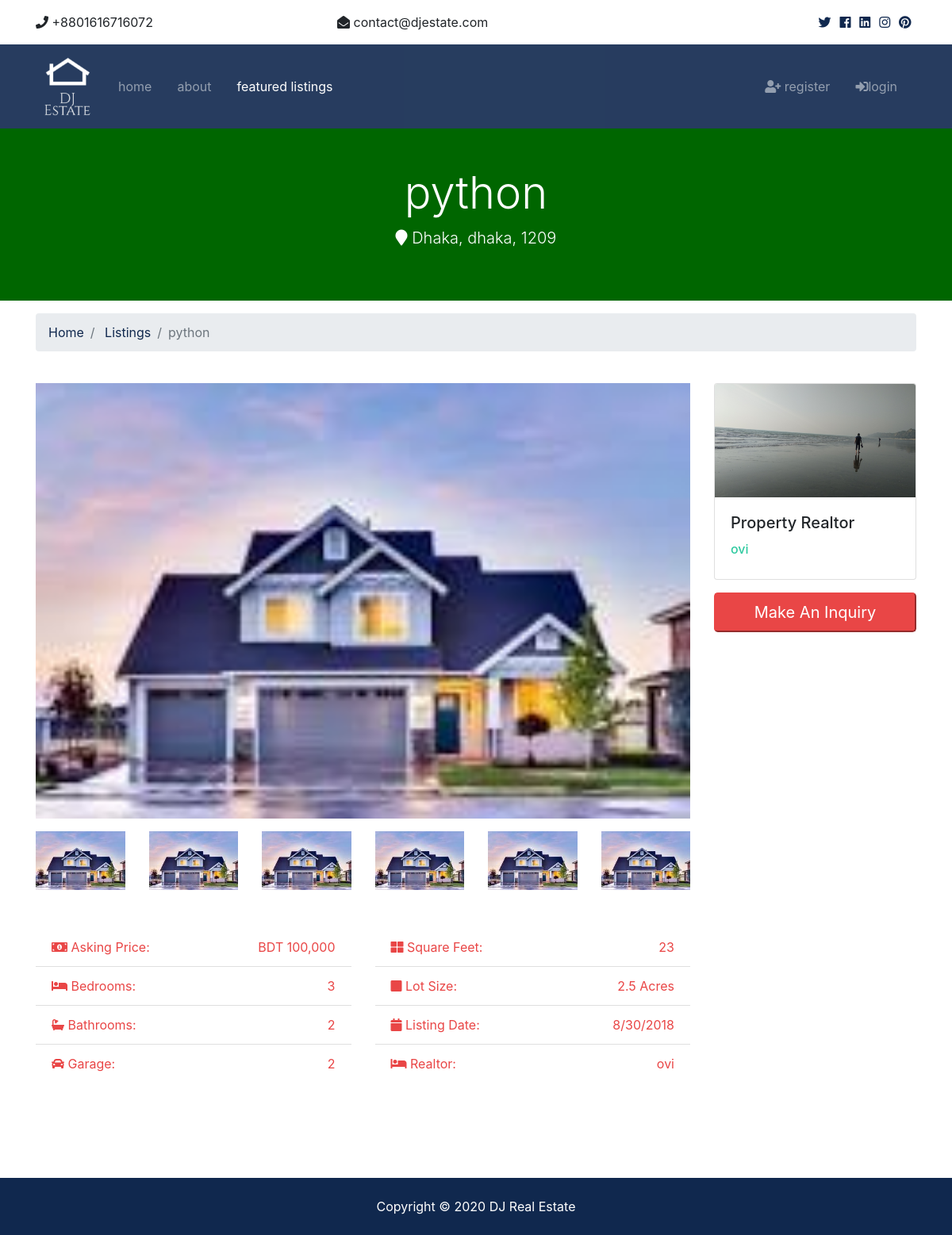
Page /Listings/5 on the earlier database version.
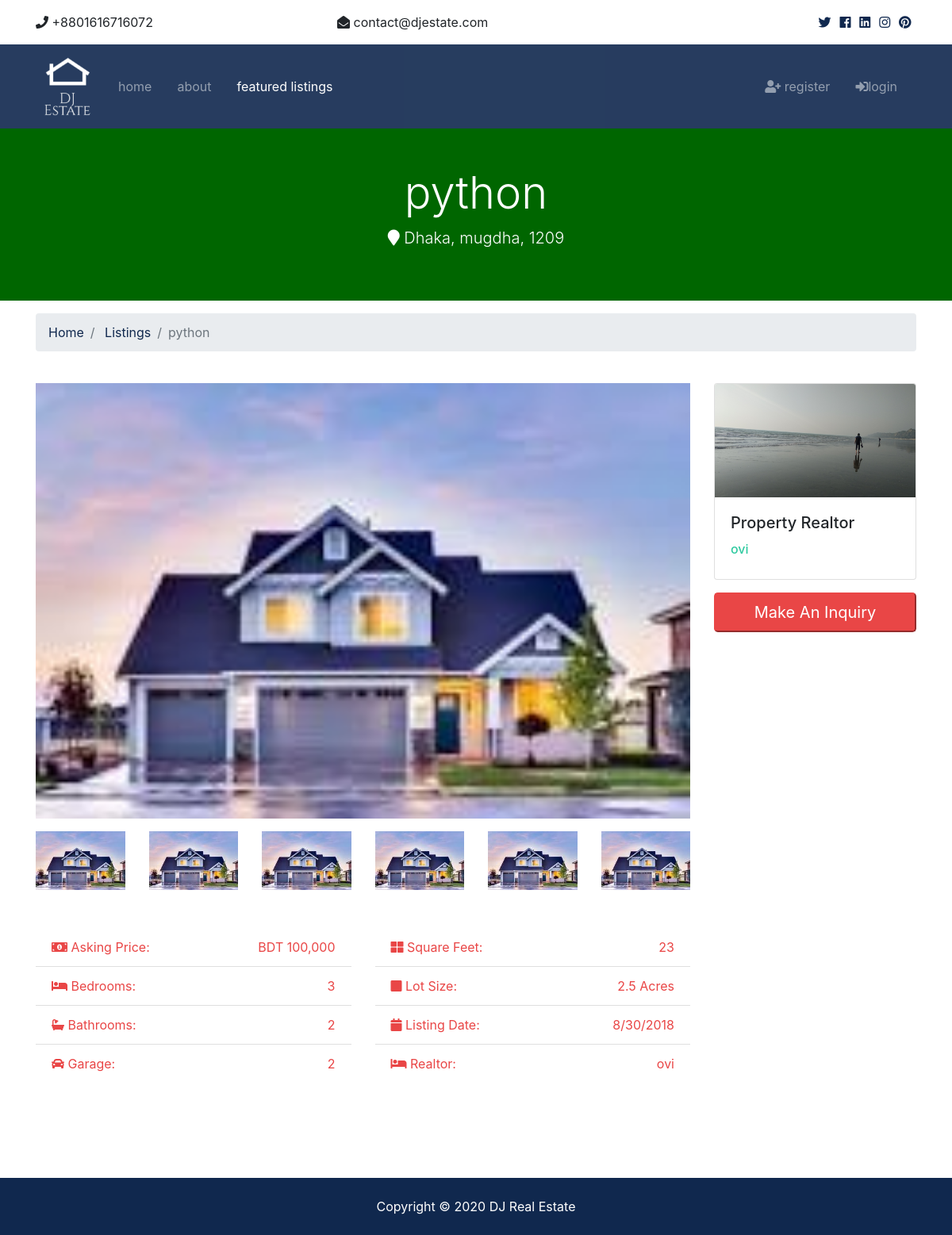
Same page on the later database version.
### Listings/models.py (models this page shows)
class Listing(models.Model):
    realtor= models.ForeignKey(Realtor,on_delete=models.DO_NOTHING)
    title=models.CharField(max_length=200)
    address=models.CharField(max_length=200)
    city=models.CharField(max_length=150)
    state=models.CharField(max_length=150)
    zipcode=models.CharField(max_length=150)
    des2 = models.TextField(blank=True, verbose_name='Description')
    price=models.IntegerField()
    bedroom=models.IntegerField()
    garage=models.BooleanField()
    sqft=models.IntegerField()
    lot_size=models.DecimalField(decimal_places=2,max_digits=6)
    is_published=models.BooleanField()
    photo_main = models.ImageField(upload_to='photos/%y/%m/%d')
    photo_1 = models.ImageField(upload_to='photos/%y/%m/%d')
    photo_2 = models.ImageField(upload_to='photos/%y/%m/%d')
    photo_3 = models.ImageField(upload_to='photos/%y/%m/%d')
    photo_4 = models.ImageField(upload_to='photos/%y/%m/%d')
    photo_5 = models.ImageField(upload_to='photos/%y/%m/%d')
    photo_6 = models.ImageField(upload_to='photos/%y/%m/%d')
    list_date=models.DateTimeField(auto_now_add=True)
    update=models.DateTimeField(auto_now=True)
    def __str__(self):
        return self.title
    class Meta:
        ordering = ('-list_date',)

### Realtors/models.py (models this page shows)
class Realtor(models.Model):
    name=models.CharField(max_length=200)
    photo=models.ImageField(upload_to='photos/%y/%m/%d')
    des1=models.TextField(blank=True,verbose_name='Description')
    email=models.EmailField()
    is_mvp = models.BooleanField(default=False)
    phone=models.CharField(max_length=200)
    message=models.CharField(max_length=200)
    contact_date=models.DateTimeField(auto_now_add=True)
    def __str__(self):
      return  self.name
    class Meta:
        ordering = ['-contact_date']

### Listings/views.py (the view)
# urls.py: path('<int:listing_id>',views.listing,name='listing'),
def listing(request,listing_id):
    listing_ = Listing.objects.get(id=listing_id)
    return render(request, 'Listings/listing.html', {'listing': listing_})

### Templates/Listings/listing.html (shortened to what this page needs)
{% extends 'base.html' %}
{% load humanize %}
{% block content %}
  <section id="showcase-inner" class="py-5 text-white">
    <div class="container">
      <div class="row text-center">
        <div class="col-md-12">
          <h1 class="display-4">{{listing}}</h1>
          <p class="lead">
            <i class="fas fa-map-marker"></i> {{listing.city}}, {{listing.state}}, {{listing.zipcode}}</p>
        </div>
      </div>
    </div>
  </section>
  <section id="bc" class="mt-3">
    <div class="container">
      <nav>
        <ol class="breadcrumb">
          <li class="breadcrumb-item">
            <a href="{% url 'index' %}">Home</a>
          </li>
          <li class="breadcrumb-item">
            <a href="{% url 'listings_index' %}">Listings</a>
          </li>
          <li class="breadcrumb-item active">{{listing}}</li>
        </ol>
      </nav>
    </div>
  </section>
  <section id="listing" class="py-4">
    <div class="container">
      <div class="row">
        <div class="col-md-9">
          <img src="{{ listing.photo_main.url }}" alt="" class="img-main img-fluid mb-3">
          <div class="row mb-5 thumbs">
            <div class="col-md-2">
              <a href="{{ listing.photo_1.url }}" data-lightbox="home-images">
                <img src="{{ listing.photo_1.url }}" alt="" class="img-fluid">
              </a>
            </div>
            <div class="col-md-2">
              <a href="{{ listing.photo_2.url }}" data-lightbox="home-images">
                <img src="{{ listing.photo_2.url }}" alt="" class="img-fluid">
              </a>
            </div>
            <div class="col-md-2">
              <a href="{{ listing.photo_3.url }}" data-lightbox="home-images">
                <img src="{{ listing.photo_3.url }}" alt="" class="img-fluid">
              </a>
            </div>
            <div class="col-md-2">
              <a href="{{ listing.photo_4.url }}" data-lightbox="home-images">
                <img src="{{ listing.photo_4.url }}" alt="" class="img-fluid">
              </a>
            </div>
            <div class="col-md-2">
              <a href="{{ listing.photo_5.url }}" data-lightbox="home-images">
                <img src="{{ listing.photo_5.url }}" alt="" class="img-fluid">
              </a>
            </div>
            <div class="col-md-2">
              <a href="{{ listing.photo_6.url }}" data-lightbox="home-images">
                <img src="{{ listing.photo_6.url }}" alt="" class="img-fluid">
              </a>
            </div>
          </div>
          <div class="row mb-5 fields">
            <div class="col-md-6">
              <ul class="list-group list-group-flush">
                <li class="list-group-item text-danger">
                  <i class="fas fa-money-bill-alt"></i> Asking Price:
                  <span class="float-right">BDT {{ listing.price | intcomma }}</span>
                </li>
                <li class="list-group-item text-danger">
                  <i class="fas fa-bed"></i> Bedrooms:
                  <span class="float-right">3</span>
                </li>
                <li class="list-group-item text-danger">
                  <i class="fas fa-bath"></i> Bathrooms:
                  <span class="float-right">2</span>
                </li>
                <li class="list-group-item text-danger">
                  <i class="fas fa-car"></i> Garage:
                  <span class="float-right">2
                  </span>
                </li>
              </ul>
            </div>
            <div class="col-md-6">
              <ul class="list-group list-group-flush">
                <li class="list-group-item text-danger">
                  <i class="fas fa-th-large"></i> Square Feet:
                  <span class="float-right">{{ listing.sqft | intcomma }}</span>
                </li>
                <li class="list-group-item text-danger">
                  <i class="fas fa-square"></i> Lot Size:
                  <span class="float-right">2.5 Acres
                  </span>
                </li>
                <li class="list-group-item text-danger">
                  <i class="fas fa-calendar"></i> Listing Date:
                  <span class="float-right">8/30/2018</span>
                </li>
                <li class="list-group-item text-danger">
                  <i class="fas fa-bed"></i> Realtor:
                  <span class="float-right">{{ listing.realtor }}
                  </span>
                </li>
              </ul>
            </div>
          </div>
        </div>
        <div class="col-md-3">
          <div class="card mb-3">
            <img class="card-img-top" src="{{ listing.realtor.photo.url }}" alt="{{ listing }}">
            <div class="card-body">
              <h5 class="card-title">Property Realtor</h5>
              <h6 class="text-secondary">{{ listing.realtor.name }}</h6>
            </div>
          </div>
          <button class="btn-danger btn-block btn-lg" data-toggle="modal" data-target="#inquiryModal">Make An Inquiry</button>
        </div>
      </div>
    </div>
  </section>
{% endblock %}

### Templates/base.html (shortened to what this page needs)
{% load staticfiles %}
<!DOCTYPE html>
<html lang="en">
<head>
  <link rel="stylesheet" href="{% static 'css/all.css'%}">
  <link rel="stylesheet" href="{% static 'css/bootstrap.css'%}">
  <link rel="stylesheet" href="{% static 'css/style.css'%}">
</head>
<body>
{% include 'partials/_topbar.html'%}
{% include 'partials/_navbar.html'%}
{% block content %} {% endblock %}
{% include 'partials/_footer.html'%}
</body>
</html>

### Templates/partials/_topbar.html
<section id="top-bar" class="p-3">
    <div class="container">
      <div class="row">
        <div class="col-md-4">
          <i class="fas fa-phone"></i> +8801616716072
        </div>
        <div class="col-md-4">
          <i class="fas fa-envelope-open"></i> contact@djestate.com
        </div>
        <div class="col-md-4">
          <div class="social text-right">
            <a href="#">
              <i class="fab fa-twitter"></i>
            </a>
            <a href="#">
              <i class="fab fa-facebook"></i>
            </a>
            <a href="#">
              <i class="fab fa-linkedin"></i>
            </a>
            <a href="#">
              <i class="fab fa-instagram"></i>
            </a>
            <a href="#">
              <i class="fab fa-pinterest"></i>
            </a>
          </div>
        </div>
      </div>
    </div>
  </section>

### Templates/partials/_navbar.html (shortened to what this page needs)
{% load staticfiles %}
<nav class="navbar navbar-expand-lg navbar-dark bg-primary sticky-top">
    <div class="container">
      <a class="navbar-brand" href="index.html">
        <img src="{% static 'logo.png'%}" class="logo" alt="">
      </a>
      <div class="collapse navbar-collapse" id="navbarNavAltMarkup">
        <ul class="navbar-nav">
          <li  {% if "/" == request.path%}
            class="nav-item active mr-3"
          {% else %}
          class="nav-item  mr-3"
          {% endif %}
          >
            <a class="nav-link" href="{% url 'index' %}">Home</a>
          </li>
          <li
                  {% if "about/" in request.path %}
                  class="nav-item active mr-3"
                  {% else %}
                class="nav-item mr-3"
                {% endif %}
          >
            <a class="nav-link" href="{% url 'about' %}">About</a>
          </li>
          <li
                  {% if "Listings/" in request.path %}
                  class="nav-item active mr-3"
                  {% else %}
                class="nav-item mr-3"
                {% endif %}
          >
            <a class="nav-link" href="{% url 'listings_index' %}">Featured Listings</a>
          </li>
        </ul>
       <ul class="navbar-nav ml-auto">
          {% if request.user.is_authenticated %}
              <li
                {% if "dashboard" in request.path %}
                     class="nav-item active mr-3"
                {% else %}
                    class="nav-item mr-3"
                 {% endif %}
                >
                <a class="nav-link" href="{% url 'user-dashboard' %}">
                  Welcome {{ user.username }} (Dashboard)
                </a>
              </li>
              <li class="nav-item mr-3">
                <a href="javascript:{document.getElementById('logout').submit()}" class="nav-link">
                  <i class="fas fa-sign-out-alt"></i>
                  Logout
                </a>
                <form action="{% url 'user-logout' %}" method="POST" id="logout">
                  {% csrf_token %}
                  <input type="hidden">
                </form>
              </li>
          {% else %}
            <li
              {% if "register" in request.path %}
                   class="nav-item active mr-3"
              {% else %}
                  class="nav-item mr-3"
               {% endif %}
            >
            <a class="nav-link" href="{% url 'user-register' %}">
              <i class="fas fa-user-plus"></i> Register</a>
            </li>
            <li
              {% if "login" in request.path %}
                   class="nav-item active mr-3"
              {% else %}
                  class="nav-item mr-3"
               {% endif %}
            >
              <a class="nav-link" href="{% url 'user-login' %}">
                <i class="fas fa-sign-in-alt"></i>Login</a>
            </li>
          {% endif %}
        </ul>
      </div>
    </div>
  </nav>

### Templates/partials/_footer.html
<footer id="main-footer" class="py-4 bg-primary text-white text-center">
    Copyright &copy;
    <span class="year"></span> DJ Real Estate
  </footer>

### djworkshop/static/css/all.css (style rules this page uses)
.fa, .fas, .far, .fal, .fab { -moz-osx-font-smoothing: grayscale; -webkit-font-smoothing: antialiased; display: inline-block; font-style: normal; font-variant: normal; text-rendering: auto; line-height: 1; }
.fa-bath:before { content: "\f2cd"; }
.fa-bed:before { content: "\f236"; }
.fa-calendar:before { content: "\f133"; }
.fa-car:before { content: "\f1b9"; }
.fa-envelope-open:before { content: "\f2b6"; }
.fa-facebook:before { content: "\f09a"; }
.fa-instagram:before { content: "\f16d"; }
.fa-linkedin:before { content: "\f08c"; }
.fa-map-marker:before { content: "\f041"; }
.fa-money-bill-alt:before { content: "\f3d1"; }
.fa-phone:before { content: "\f095"; }
.fa-pinterest:before { content: "\f0d2"; }
.fa-sign-in-alt:before { content: "\f2f6"; }
.fa-square:before { content: "\f0c8"; }
.fa-th-large:before { content: "\f009"; }
.fa-twitter:before { content: "\f099"; }
.fa-user-plus:before { content: "\f234"; }
.fab { font-family: 'Font Awesome 5 Brands'; }
.fa, .fas { font-family: 'Font Awesome 5 Free'; font-weight: 900; }

### djworkshop/static/css/style.css (style rules this page uses)
img { width: 100%; }
.logo { width: 80px; }
.navbar { opacity: 0.9; text-transform: lowercase; }
.social a { margin-right: 0.4rem; }
#showcase-inner { background: url(../img/building.jpg) no-repeat top center fixed/cover; position: relative; overflow: hidden; min-height: 200px; }
#showcase-inner::before { content: ''; position: absolute; top: 0; left: 0; min-height: 100%; width: 100%; background: rgb(0, 102, 0); }

Differences in the rows shown:
changed Listing "python": state "dhaka" → "mugdha"
